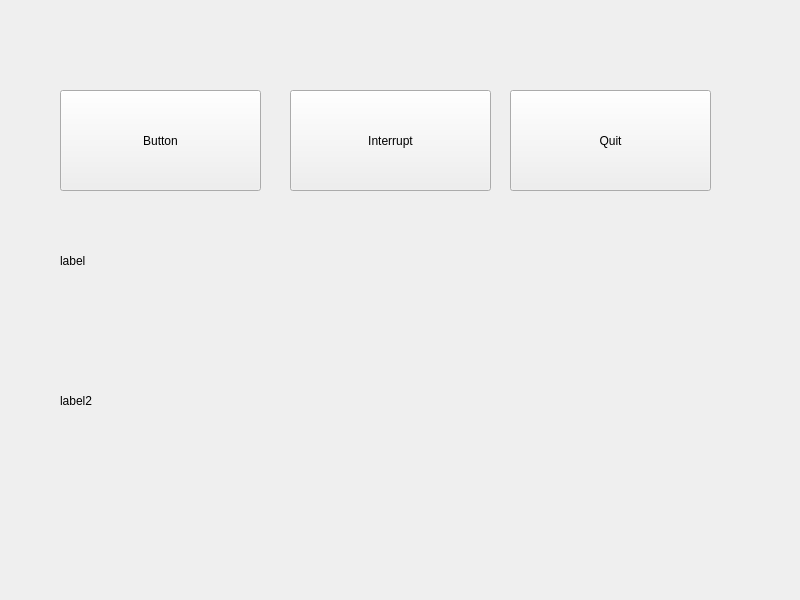
<?xml version="1.0" encoding="UTF-8"?>
<ui version="4.0">
 <class>Widget</class>
 <widget class="QWidget" name="Widget">
  <property name="geometry">
   <rect>
    <x>0</x>
    <y>0</y>
    <width>800</width>
    <height>600</height>
   </rect>
  </property>
  <property name="windowTitle">
   <string>Widget</string>
  </property>
  <widget class="QPushButton" name="button">
   <property name="geometry">
    <rect>
     <x>60</x>
     <y>90</y>
     <width>201</width>
     <height>101</height>
    </rect>
   </property>
   <property name="text">
    <string>Button</string>
   </property>
  </widget>
  <widget class="QLabel" name="label">
   <property name="geometry">
    <rect>
     <x>60</x>
     <y>200</y>
     <width>461</width>
     <height>121</height>
    </rect>
   </property>
   <property name="text">
    <string>label</string>
   </property>
  </widget>
  <widget class="QPushButton" name="quitButton">
   <property name="geometry">
    <rect>
     <x>510</x>
     <y>90</y>
     <width>201</width>
     <height>101</height>
    </rect>
   </property>
   <property name="text">
    <string>Quit</string>
   </property>
  </widget>
  <widget class="QLabel" name="label2">
   <property name="geometry">
    <rect>
     <x>60</x>
     <y>340</y>
     <width>461</width>
     <height>121</height>
    </rect>
   </property>
   <property name="text">
    <string>label2</string>
   </property>
  </widget>
  <widget class="QPushButton" name="interruptButton">
   <property name="geometry">
    <rect>
     <x>290</x>
     <y>90</y>
     <width>201</width>
     <height>101</height>
    </rect>
   </property>
   <property name="text">
    <string>Interrupt</string>
   </property>
  </widget>
 </widget>
 <resources/>
 <connections/>
</ui>
